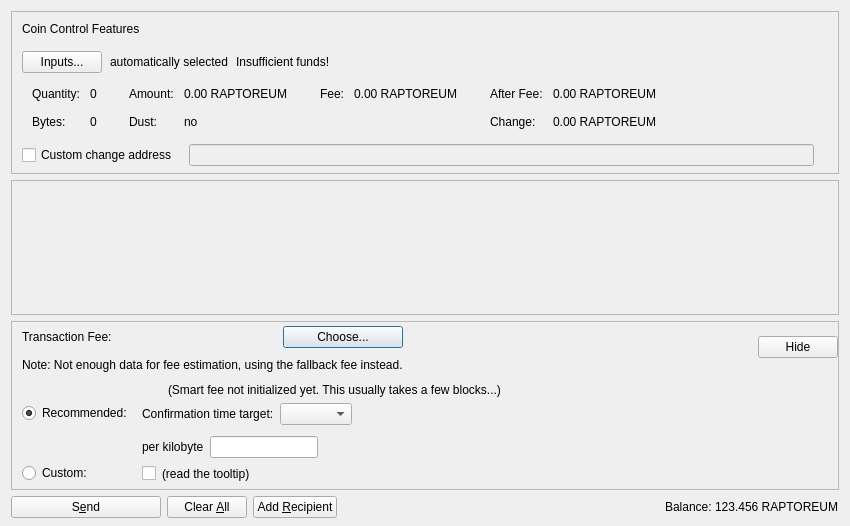
<?xml version="1.0" encoding="UTF-8"?>
<ui version="4.0">
 <class>SendCoinsDialog</class>
 <widget class="QDialog" name="SendCoinsDialog">
  <property name="geometry">
   <rect>
    <x>0</x>
    <y>0</y>
    <width>850</width>
    <height>526</height>
   </rect>
  </property>
  <property name="windowTitle">
   <string>Send Coins</string>
  </property>
  <layout class="QVBoxLayout" name="verticalLayout" stretch="0,1,0,0">
   <property name="bottomMargin">
    <number>8</number>
   </property>
   <item>
    <widget class="QFrame" name="frameCoinControl">
     <property name="sizePolicy">
      <sizepolicy hsizetype="Expanding" vsizetype="Expanding">
       <horstretch>0</horstretch>
       <verstretch>0</verstretch>
      </sizepolicy>
     </property>
     <property name="maximumSize">
      <size>
       <width>16777215</width>
       <height>16777215</height>
      </size>
     </property>
     <property name="frameShape">
      <enum>QFrame::StyledPanel</enum>
     </property>
     <property name="frameShadow">
      <enum>QFrame::Sunken</enum>
     </property>
     <layout class="QVBoxLayout" name="verticalLayoutCoinControl2">
      <property name="spacing">
       <number>0</number>
      </property>
      <property name="leftMargin">
       <number>0</number>
      </property>
      <property name="topMargin">
       <number>0</number>
      </property>
      <property name="rightMargin">
       <number>0</number>
      </property>
      <property name="bottomMargin">
       <number>6</number>
      </property>
      <item>
       <layout class="QVBoxLayout" name="verticalLayoutCoinControl" stretch="0,0,0,0,1">
        <property name="spacing">
         <number>0</number>
        </property>
        <property name="leftMargin">
         <number>10</number>
        </property>
        <property name="topMargin">
         <number>10</number>
        </property>
        <item>
         <layout class="QHBoxLayout" name="horizontalLayoutCoinControl1">
          <property name="bottomMargin">
           <number>15</number>
          </property>
          <item>
           <widget class="QLabel" name="labelCoinControlFeatures">
            <property name="sizePolicy">
             <sizepolicy hsizetype="Preferred" vsizetype="Maximum">
              <horstretch>0</horstretch>
              <verstretch>0</verstretch>
             </sizepolicy>
            </property>
            <property name="text">
             <string>Coin Control Features</string>
            </property>
           </widget>
          </item>
         </layout>
        </item>
        <item>
         <layout class="QHBoxLayout" name="horizontalLayoutCoinControl2" stretch="0,0,0,0">
          <property name="spacing">
           <number>8</number>
          </property>
          <property name="bottomMargin">
           <number>10</number>
          </property>
          <item>
           <widget class="QPushButton" name="pushButtonCoinControl">
            <property name="styleSheet">
             <string notr="true"/>
            </property>
            <property name="text">
             <string>Inputs...</string>
            </property>
            <property name="autoDefault">
             <bool>false</bool>
            </property>
           </widget>
          </item>
          <item>
           <widget class="QLabel" name="labelCoinControlAutomaticallySelected">
            <property name="text">
             <string>automatically selected</string>
            </property>
            <property name="margin">
             <number>5</number>
            </property>
           </widget>
          </item>
          <item>
           <widget class="QLabel" name="labelCoinControlInsuffFunds">
            <property name="text">
             <string>Insufficient funds!</string>
            </property>
            <property name="margin">
             <number>5</number>
            </property>
           </widget>
          </item>
          <item>
           <spacer name="horizontalSpacerCoinControl">
            <property name="orientation">
             <enum>Qt::Horizontal</enum>
            </property>
            <property name="sizeHint" stdset="0">
             <size>
              <width>40</width>
              <height>1</height>
             </size>
            </property>
           </spacer>
          </item>
         </layout>
        </item>
        <item>
         <widget class="QWidget" name="widgetCoinControl" native="true">
          <property name="sizePolicy">
           <sizepolicy hsizetype="Preferred" vsizetype="Preferred">
            <horstretch>0</horstretch>
            <verstretch>0</verstretch>
           </sizepolicy>
          </property>
          <property name="minimumSize">
           <size>
            <width>0</width>
            <height>0</height>
           </size>
          </property>
          <property name="styleSheet">
           <string notr="true"/>
          </property>
          <layout class="QHBoxLayout" name="horizontalLayoutCoinControl5">
           <property name="leftMargin">
            <number>0</number>
           </property>
           <property name="topMargin">
            <number>0</number>
           </property>
           <property name="rightMargin">
            <number>0</number>
           </property>
           <property name="bottomMargin">
            <number>0</number>
           </property>
           <item>
            <layout class="QHBoxLayout" name="horizontalLayoutCoinControl3" stretch="0,0,0,1">
             <property name="spacing">
              <number>20</number>
             </property>
             <property name="topMargin">
              <number>0</number>
             </property>
             <property name="bottomMargin">
              <number>10</number>
             </property>
             <item>
              <layout class="QFormLayout" name="formLayoutCoinControl1">
               <property name="horizontalSpacing">
                <number>10</number>
               </property>
               <property name="verticalSpacing">
                <number>14</number>
               </property>
               <property name="leftMargin">
                <number>10</number>
               </property>
               <property name="topMargin">
                <number>4</number>
               </property>
               <property name="rightMargin">
                <number>6</number>
               </property>
               <item row="0" column="0">
                <widget class="QLabel" name="labelCoinControlQuantityText">
                 <property name="text">
                  <string>Quantity:</string>
                 </property>
                 <property name="margin">
                  <number>0</number>
                 </property>
                </widget>
               </item>
               <item row="0" column="1">
                <widget class="QLabel" name="labelCoinControlQuantity">
                 <property name="cursor">
                  <cursorShape>IBeamCursor</cursorShape>
                 </property>
                 <property name="contextMenuPolicy">
                  <enum>Qt::ActionsContextMenu</enum>
                 </property>
                 <property name="text">
                  <string notr="true">0</string>
                 </property>
                 <property name="margin">
                  <number>0</number>
                 </property>
                 <property name="textInteractionFlags">
                  <set>Qt::LinksAccessibleByMouse|Qt::TextSelectableByKeyboard|Qt::TextSelectableByMouse</set>
                 </property>
                </widget>
               </item>
               <item row="1" column="0">
                <widget class="QLabel" name="labelCoinControlBytesText">
                 <property name="text">
                  <string>Bytes:</string>
                 </property>
                </widget>
               </item>
               <item row="1" column="1">
                <widget class="QLabel" name="labelCoinControlBytes">
                 <property name="cursor">
                  <cursorShape>IBeamCursor</cursorShape>
                 </property>
                 <property name="contextMenuPolicy">
                  <enum>Qt::ActionsContextMenu</enum>
                 </property>
                 <property name="text">
                  <string notr="true">0</string>
                 </property>
                 <property name="textInteractionFlags">
                  <set>Qt::LinksAccessibleByMouse|Qt::TextSelectableByKeyboard|Qt::TextSelectableByMouse</set>
                 </property>
                </widget>
               </item>
              </layout>
             </item>
             <item>
              <layout class="QFormLayout" name="formLayoutCoinControl2">
               <property name="horizontalSpacing">
                <number>10</number>
               </property>
               <property name="verticalSpacing">
                <number>14</number>
               </property>
               <property name="leftMargin">
                <number>6</number>
               </property>
               <property name="topMargin">
                <number>4</number>
               </property>
               <property name="rightMargin">
                <number>6</number>
               </property>
               <item row="0" column="0">
                <widget class="QLabel" name="labelCoinControlAmountText">
                 <property name="text">
                  <string>Amount:</string>
                 </property>
                 <property name="margin">
                  <number>0</number>
                 </property>
                </widget>
               </item>
               <item row="0" column="1">
                <widget class="QLabel" name="labelCoinControlAmount">
                 <property name="cursor">
                  <cursorShape>IBeamCursor</cursorShape>
                 </property>
                 <property name="contextMenuPolicy">
                  <enum>Qt::ActionsContextMenu</enum>
                 </property>
                 <property name="text">
                  <string notr="true">0.00 RAPTOREUM</string>
                 </property>
                 <property name="textInteractionFlags">
                  <set>Qt::LinksAccessibleByMouse|Qt::TextSelectableByKeyboard|Qt::TextSelectableByMouse</set>
                 </property>
                </widget>
               </item>
               <item row="1" column="0">
                <widget class="QLabel" name="labelCoinControlLowOutputText">
                 <property name="text">
                  <string>Dust:</string>
                 </property>
                </widget>
               </item>
               <item row="1" column="1">
                <widget class="QLabel" name="labelCoinControlLowOutput">
                 <property name="cursor">
                  <cursorShape>IBeamCursor</cursorShape>
                 </property>
                 <property name="contextMenuPolicy">
                  <enum>Qt::ActionsContextMenu</enum>
                 </property>
                 <property name="text">
                  <string notr="true">no</string>
                 </property>
                 <property name="textInteractionFlags">
                  <set>Qt::LinksAccessibleByMouse|Qt::TextSelectableByKeyboard|Qt::TextSelectableByMouse</set>
                 </property>
                </widget>
               </item>
              </layout>
             </item>
             <item>
              <layout class="QFormLayout" name="formLayoutCoinControl3">
               <property name="horizontalSpacing">
                <number>10</number>
               </property>
               <property name="verticalSpacing">
                <number>14</number>
               </property>
               <property name="leftMargin">
                <number>6</number>
               </property>
               <property name="topMargin">
                <number>4</number>
               </property>
               <property name="rightMargin">
                <number>6</number>
               </property>
               <item row="0" column="0">
                <widget class="QLabel" name="labelCoinControlFeeText">
                 <property name="text">
                  <string>Fee:</string>
                 </property>
                 <property name="margin">
                  <number>0</number>
                 </property>
                </widget>
               </item>
               <item row="0" column="1">
                <widget class="QLabel" name="labelCoinControlFee">
                 <property name="cursor">
                  <cursorShape>IBeamCursor</cursorShape>
                 </property>
                 <property name="contextMenuPolicy">
                  <enum>Qt::ActionsContextMenu</enum>
                 </property>
                 <property name="text">
                  <string notr="true">0.00 RAPTOREUM</string>
                 </property>
                 <property name="textInteractionFlags">
                  <set>Qt::LinksAccessibleByMouse|Qt::TextSelectableByKeyboard|Qt::TextSelectableByMouse</set>
                 </property>
                </widget>
               </item>
              </layout>
             </item>
             <item>
              <layout class="QFormLayout" name="formLayoutCoinControl4">
               <property name="horizontalSpacing">
                <number>10</number>
               </property>
               <property name="verticalSpacing">
                <number>14</number>
               </property>
               <property name="leftMargin">
                <number>6</number>
               </property>
               <property name="topMargin">
                <number>4</number>
               </property>
               <property name="rightMargin">
                <number>6</number>
               </property>
               <item row="0" column="0">
                <widget class="QLabel" name="labelCoinControlAfterFeeText">
                 <property name="text">
                  <string>After Fee:</string>
                 </property>
                 <property name="margin">
                  <number>0</number>
                 </property>
                </widget>
               </item>
               <item row="0" column="1">
                <widget class="QLabel" name="labelCoinControlAfterFee">
                 <property name="cursor">
                  <cursorShape>IBeamCursor</cursorShape>
                 </property>
                 <property name="contextMenuPolicy">
                  <enum>Qt::ActionsContextMenu</enum>
                 </property>
                 <property name="text">
                  <string notr="true">0.00 RAPTOREUM</string>
                 </property>
                 <property name="textInteractionFlags">
                  <set>Qt::LinksAccessibleByMouse|Qt::TextSelectableByKeyboard|Qt::TextSelectableByMouse</set>
                 </property>
                </widget>
               </item>
               <item row="1" column="0">
                <widget class="QLabel" name="labelCoinControlChangeText">
                 <property name="text">
                  <string>Change:</string>
                 </property>
                </widget>
               </item>
               <item row="1" column="1">
                <widget class="QLabel" name="labelCoinControlChange">
                 <property name="cursor">
                  <cursorShape>IBeamCursor</cursorShape>
                 </property>
                 <property name="contextMenuPolicy">
                  <enum>Qt::ActionsContextMenu</enum>
                 </property>
                 <property name="text">
                  <string notr="true">0.00 RAPTOREUM</string>
                 </property>
                 <property name="textInteractionFlags">
                  <set>Qt::LinksAccessibleByMouse|Qt::TextSelectableByKeyboard|Qt::TextSelectableByMouse</set>
                 </property>
                </widget>
               </item>
              </layout>
             </item>
            </layout>
           </item>
          </layout>
         </widget>
        </item>
        <item>
         <layout class="QHBoxLayout" name="horizontalLayoutCoinControl4" stretch="0,0,0">
          <property name="spacing">
           <number>12</number>
          </property>
          <property name="sizeConstraint">
           <enum>QLayout::SetDefaultConstraint</enum>
          </property>
          <property name="topMargin">
           <number>5</number>
          </property>
          <property name="rightMargin">
           <number>5</number>
          </property>
          <item>
           <widget class="QCheckBox" name="checkBoxCoinControlChange">
            <property name="toolTip">
             <string>If this is activated, but the change address is empty or invalid, change will be sent to a newly generated address.</string>
            </property>
            <property name="text">
             <string>Custom change address</string>
            </property>
           </widget>
          </item>
          <item>
           <widget class="QValidatedLineEdit" name="lineEditCoinControlChange">
            <property name="enabled">
             <bool>false</bool>
            </property>
            <property name="sizePolicy">
             <sizepolicy hsizetype="Expanding" vsizetype="Fixed">
              <horstretch>0</horstretch>
              <verstretch>0</verstretch>
             </sizepolicy>
            </property>
           </widget>
          </item>
          <item>
           <widget class="QLabel" name="labelCoinControlChangeLabel">
            <property name="sizePolicy">
             <sizepolicy hsizetype="Preferred" vsizetype="Expanding">
              <horstretch>0</horstretch>
              <verstretch>0</verstretch>
             </sizepolicy>
            </property>
            <property name="minimumSize">
             <size>
              <width>0</width>
              <height>0</height>
             </size>
            </property>
            <property name="text">
             <string/>
            </property>
            <property name="margin">
             <number>3</number>
            </property>
           </widget>
          </item>
         </layout>
        </item>
        <item>
         <spacer name="verticalSpacerCoinControl">
          <property name="orientation">
           <enum>Qt::Vertical</enum>
          </property>
          <property name="sizeHint" stdset="0">
           <size>
            <width>800</width>
            <height>1</height>
           </size>
          </property>
         </spacer>
        </item>
       </layout>
      </item>
     </layout>
    </widget>
   </item>
   <item>
    <widget class="QScrollArea" name="scrollArea">
     <property name="widgetResizable">
      <bool>true</bool>
     </property>
     <widget class="QWidget" name="scrollAreaWidgetContents">
      <property name="geometry">
       <rect>
        <x>0</x>
        <y>0</y>
        <width>830</width>
        <height>104</height>
       </rect>
      </property>
      <layout class="QVBoxLayout" name="verticalLayout_2" stretch="0,1">
       <property name="leftMargin">
        <number>0</number>
       </property>
       <property name="topMargin">
        <number>0</number>
       </property>
       <property name="rightMargin">
        <number>0</number>
       </property>
       <property name="bottomMargin">
        <number>0</number>
       </property>
       <item>
        <layout class="QVBoxLayout" name="entries">
         <property name="spacing">
          <number>6</number>
         </property>
        </layout>
       </item>
       <item>
        <spacer name="verticalSpacer">
         <property name="orientation">
          <enum>Qt::Vertical</enum>
         </property>
         <property name="sizeHint" stdset="0">
          <size>
           <width>20</width>
           <height>40</height>
          </size>
         </property>
        </spacer>
       </item>
      </layout>
     </widget>
    </widget>
   </item>
   <item>
    <widget class="QFrame" name="frameFee">
     <property name="sizePolicy">
      <sizepolicy hsizetype="Expanding" vsizetype="Expanding">
       <horstretch>0</horstretch>
       <verstretch>0</verstretch>
      </sizepolicy>
     </property>
     <property name="maximumSize">
      <size>
       <width>16777215</width>
       <height>16777215</height>
      </size>
     </property>
     <property name="frameShape">
      <enum>QFrame::StyledPanel</enum>
     </property>
     <property name="frameShadow">
      <enum>QFrame::Sunken</enum>
     </property>
     <layout class="QVBoxLayout" name="verticalLayoutFee1">
      <property name="spacing">
       <number>0</number>
      </property>
      <property name="leftMargin">
       <number>0</number>
      </property>
      <property name="topMargin">
       <number>0</number>
      </property>
      <property name="rightMargin">
       <number>0</number>
      </property>
      <property name="bottomMargin">
       <number>0</number>
      </property>
      <item>
       <layout class="QVBoxLayout" name="verticalLayoutFee2" stretch="0,0,0">
        <property name="spacing">
         <number>0</number>
        </property>
        <property name="leftMargin">
         <number>10</number>
        </property>
        <property name="topMargin">
         <number>0</number>
        </property>
        <item>
         <layout class="QHBoxLayout" name="horizontalLayoutFee1">
          <property name="bottomMargin">
           <number>0</number>
          </property>
          <item>
           <layout class="QVBoxLayout" name="verticalLayoutFee7">
            <property name="spacing">
             <number>0</number>
            </property>
            <item>
             <spacer name="verticalSpacerSmartFee">
              <property name="orientation">
               <enum>Qt::Vertical</enum>
              </property>
              <property name="sizeType">
               <enum>QSizePolicy::Fixed</enum>
              </property>
              <property name="sizeHint" stdset="0">
               <size>
                <width>1</width>
                <height>4</height>
               </size>
              </property>
             </spacer>
            </item>
            <item>
             <layout class="QHBoxLayout" name="horizontalLayoutSmartFee">
              <property name="spacing">
               <number>10</number>
              </property>
              <item>
               <widget class="QLabel" name="labelFeeHeadline">
                <property name="sizePolicy">
                 <sizepolicy hsizetype="Preferred" vsizetype="Maximum">
                  <horstretch>0</horstretch>
                  <verstretch>0</verstretch>
                 </sizepolicy>
                </property>
                <property name="text">
                 <string>Transaction Fee:</string>
                </property>
               </widget>
              </item>
              <item>
               <widget class="QLabel" name="labelFeeMinimized">
                <property name="text">
                 <string/>
                </property>
               </widget>
              </item>
              <item>
               <widget class="QPushButton" name="buttonChooseFee">
                <property name="text">
                 <string>Choose...</string>
                </property>
               </widget>
              </item>
             </layout>
            </item>
            <item>
             <spacer name="verticalSpacer_7">
              <property name="orientation">
               <enum>Qt::Vertical</enum>
              </property>
              <property name="sizeHint" stdset="0">
               <size>
                <width>1</width>
                <height>10</height>
               </size>
              </property>
             </spacer>
            </item>
            <item>
             <widget class="QLabel" name="fallbackFeeWarningLabel">
              <property name="toolTip">
               <string>Using the fallbackfee can result in sending a transaction that will take several hours or days (or never) to confirm. Consider choosing your fee manually or wait until you have validated the complete chain.</string>
              </property>
              <property name="text">
               <string>Note: Not enough data for fee estimation, using the fallback fee instead.</string>
              </property>
              <property name="wordWrap">
               <bool>false</bool>
              </property>
             </widget>
            </item>
            <item>
             <spacer name="verticalSpacer_5">
              <property name="orientation">
               <enum>Qt::Vertical</enum>
              </property>
              <property name="sizeHint" stdset="0">
               <size>
                <width>1</width>
                <height>1</height>
               </size>
              </property>
             </spacer>
            </item>
           </layout>
          </item>
          <item>
           <spacer name="horizontalSpacer_4">
            <property name="orientation">
             <enum>Qt::Horizontal</enum>
            </property>
            <property name="sizeHint" stdset="0">
             <size>
              <width>1</width>
              <height>1</height>
             </size>
            </property>
           </spacer>
          </item>
          <item>
           <widget class="QPushButton" name="buttonMinimizeFee">
            <property name="toolTip">
             <string>collapse fee-settings</string>
            </property>
            <property name="text">
             <string>Hide</string>
            </property>
           </widget>
          </item>
         </layout>
        </item>
        <item>
         <widget class="QFrame" name="frameFeeSelection">
          <layout class="QVBoxLayout" name="verticalLayoutFee12">
           <property name="spacing">
            <number>0</number>
           </property>
           <property name="leftMargin">
            <number>0</number>
           </property>
           <property name="topMargin">
            <number>0</number>
           </property>
           <property name="rightMargin">
            <number>0</number>
           </property>
           <property name="bottomMargin">
            <number>0</number>
           </property>
           <item>
            <layout class="QGridLayout" name="gridLayoutFee">
             <property name="topMargin">
              <number>10</number>
             </property>
             <property name="bottomMargin">
              <number>4</number>
             </property>
             <property name="horizontalSpacing">
              <number>10</number>
             </property>
             <property name="verticalSpacing">
              <number>4</number>
             </property>
             <item row="1" column="1">
              <layout class="QVBoxLayout" name="verticalLayoutFee8">
               <property name="spacing">
                <number>6</number>
               </property>
               <property name="topMargin">
                <number>3</number>
               </property>
               <item>
                <layout class="QHBoxLayout" name="horizontalLayoutFee13" stretch="0,0,1">
                 <item>
                  <widget class="QLabel" name="labelCustomPerKilobyte">
                   <property name="toolTip">
                    <string>If the custom fee is set to 1000 ruffs and the transaction is only 250 bytes, then &quot;per kilobyte&quot; only pays 250 ruffs in fee,&lt;br /&gt;while &quot;at least&quot; pays 1000 ruffs. For transactions bigger than a kilobyte both pay by kilobyte.</string>
                   </property>
                   <property name="text">
                    <string>per kilobyte</string>
                   </property>
                  </widget>
                 </item>
                 <item>
                  <widget class="BitcoinAmountField" name="customFee"/>
                 </item>
                 <item>
                  <spacer name="horizontalSpacer_6">
                   <property name="orientation">
                    <enum>Qt::Horizontal</enum>
                   </property>
                   <property name="sizeHint" stdset="0">
                    <size>
                     <width>1</width>
                     <height>1</height>
                    </size>
                   </property>
                  </spacer>
                 </item>
                </layout>
               </item>
               <item>
                <layout class="QHBoxLayout" name="horizontalLayoutFee8">
                 <item>
                  <widget class="QCheckBox" name="checkBoxMinimumFee">
                   <property name="toolTip">
                    <string>Paying only the minimum fee is just fine as long as there is less transaction volume than space in the blocks.&lt;br /&gt;But be aware that this can end up in a never confirming transaction once there is more demand for raptoreum transactions than the network can process.</string>
                   </property>
                   <property name="text">
                    <string/>
                   </property>
                  </widget>
                 </item>
                 <item>
                  <widget class="QLabel" name="labelMinFeeWarning">
                   <property name="enabled">
                    <bool>true</bool>
                   </property>
                   <property name="toolTip">
                    <string>Paying only the minimum fee is just fine as long as there is less transaction volume than space in the blocks.&lt;br /&gt;But be aware that this can end up in a never confirming transaction once there is more demand for raptoreum transactions than the network can process.</string>
                   </property>
                   <property name="text">
                    <string>(read the tooltip)</string>
                   </property>
                   <property name="margin">
                    <number>5</number>
                   </property>
                  </widget>
                 </item>
                 <item>
                  <spacer name="horizontalSpacer_2">
                   <property name="orientation">
                    <enum>Qt::Horizontal</enum>
                   </property>
                   <property name="sizeHint" stdset="0">
                    <size>
                     <width>1</width>
                     <height>1</height>
                    </size>
                   </property>
                  </spacer>
                 </item>
                </layout>
               </item>
              </layout>
             </item>
             <item row="0" column="0">
              <layout class="QVBoxLayout" name="verticalLayoutFee4" stretch="0,1">
               <property name="topMargin">
                <number>20</number>
               </property>
               <property name="bottomMargin">
                <number>3</number>
               </property>
               <item>
                <widget class="QRadioButton" name="radioSmartFee">
                 <property name="text">
                  <string>Recommended:</string>
                 </property>
                 <property name="checked">
                  <bool>true</bool>
                 </property>
                 <attribute name="buttonGroup">
                  <string notr="true">groupFee</string>
                 </attribute>
                </widget>
               </item>
               <item>
                <spacer name="verticalSpacer_2">
                 <property name="orientation">
                  <enum>Qt::Vertical</enum>
                 </property>
                 <property name="sizeHint" stdset="0">
                  <size>
                   <width>1</width>
                   <height>1</height>
                  </size>
                 </property>
                </spacer>
               </item>
              </layout>
             </item>
             <item row="1" column="0">
              <layout class="QVBoxLayout" name="verticalLayoutFee9" stretch="0,1">
               <property name="topMargin">
                <number>30</number>
               </property>
               <item>
                <widget class="QRadioButton" name="radioCustomFee">
                 <property name="text">
                  <string>Custom:</string>
                 </property>
                 <attribute name="buttonGroup">
                  <string notr="true">groupFee</string>
                 </attribute>
                </widget>
               </item>
               <item>
                <spacer name="verticalSpacer_6">
                 <property name="orientation">
                  <enum>Qt::Vertical</enum>
                 </property>
                 <property name="sizeHint" stdset="0">
                  <size>
                   <width>1</width>
                   <height>1</height>
                  </size>
                 </property>
                </spacer>
               </item>
              </layout>
             </item>
             <item row="0" column="1">
              <layout class="QVBoxLayout" name="verticalLayoutFee3" stretch="0,0,1">
               <property name="spacing">
                <number>6</number>
               </property>
               <property name="topMargin">
                <number>0</number>
               </property>
               <property name="bottomMargin">
                <number>3</number>
               </property>
               <item>
                <layout class="QHBoxLayout" name="horizontalLayoutFee12">
                 <item>
                  <widget class="QLabel" name="labelSmartFee">
                   <property name="text">
                    <string/>
                   </property>
                   <property name="margin">
                    <number>2</number>
                   </property>
                  </widget>
                 </item>
                 <item>
                  <widget class="QLabel" name="labelFeeEstimation">
                   <property name="text">
                    <string/>
                   </property>
                  </widget>
                 </item>
                 <item>
                  <widget class="QLabel" name="labelSmartFee2">
                   <property name="text">
                    <string>(Smart fee not initialized yet. This usually takes a few blocks...)</string>
                   </property>
                   <property name="margin">
                    <number>2</number>
                   </property>
                  </widget>
                 </item>
                 <item>
                  <spacer name="horizontalSpacer_5">
                   <property name="orientation">
                    <enum>Qt::Horizontal</enum>
                   </property>
                   <property name="sizeHint" stdset="0">
                    <size>
                     <width>1</width>
                     <height>1</height>
                    </size>
                   </property>
                  </spacer>
                 </item>
                </layout>
               </item>
               <item>
                <layout class="QHBoxLayout" name="horizontalLayoutFee9">
                 <item>
                  <layout class="QVBoxLayout" name="verticalLayoutFee6">
                   <item>
                    <widget class="QLabel" name="labelSmartFee3">
                     <property name="text">
                      <string>Confirmation time target:</string>
                     </property>
                     <property name="margin">
                      <number>2</number>
                     </property>
                    </widget>
                   </item>
                  </layout>
                 </item>
                 <item>
                  <layout class="QVBoxLayout" name="verticalLayoutFee5">
                   <property name="rightMargin">
                    <number>30</number>
                   </property>
                   <item>
                    <layout class="QHBoxLayout" name="horizontalLayoutConfTarget">
                     <property name="bottomMargin">
                      <number>0</number>
                     </property>
                     <item>
                      <widget class="QComboBox" name="confTargetSelector"/>
                     </item>
                     <item>
                      <spacer name="horizontalSpacerConfTarget">
                       <property name="orientation">
                        <enum>Qt::Horizontal</enum>
                       </property>
                       <property name="sizeHint" stdset="0">
                        <size>
                         <width>40</width>
                         <height>20</height>
                        </size>
                       </property>
                      </spacer>
                     </item>
                    </layout>
                   </item>
                  </layout>
                 </item>
                </layout>
               </item>
               <item>
                <spacer name="verticalSpacer_4">
                 <property name="orientation">
                  <enum>Qt::Vertical</enum>
                 </property>
                 <property name="sizeHint" stdset="0">
                  <size>
                   <width>1</width>
                   <height>1</height>
                  </size>
                 </property>
                </spacer>
               </item>
              </layout>
             </item>
            </layout>
           </item>
          </layout>
         </widget>
        </item>
        <item>
         <spacer name="verticalSpacerFee">
          <property name="orientation">
           <enum>Qt::Vertical</enum>
          </property>
          <property name="sizeHint" stdset="0">
           <size>
            <width>800</width>
            <height>1</height>
           </size>
          </property>
         </spacer>
        </item>
       </layout>
      </item>
     </layout>
    </widget>
   </item>
   <item>
    <layout class="QHBoxLayout" name="horizontalLayout">
     <item>
      <widget class="QPushButton" name="sendButton">
       <property name="minimumSize">
        <size>
         <width>150</width>
         <height>0</height>
        </size>
       </property>
       <property name="toolTip">
        <string>Confirm the send action</string>
       </property>
       <property name="text">
        <string>S&amp;end</string>
       </property>
       <property name="autoDefault">
        <bool>false</bool>
       </property>
       <property name="default">
        <bool>false</bool>
       </property>
      </widget>
     </item>
     <item>
      <widget class="QPushButton" name="clearButton">
       <property name="sizePolicy">
        <sizepolicy hsizetype="Minimum" vsizetype="Fixed">
         <horstretch>0</horstretch>
         <verstretch>0</verstretch>
        </sizepolicy>
       </property>
       <property name="toolTip">
        <string>Clear all fields of the form.</string>
       </property>
       <property name="text">
        <string>Clear &amp;All</string>
       </property>
       <property name="autoDefault">
        <bool>false</bool>
       </property>
      </widget>
     </item>
     <item>
      <widget class="QPushButton" name="addButton">
       <property name="toolTip">
        <string>Send to multiple recipients at once</string>
       </property>
       <property name="text">
        <string>Add &amp;Recipient</string>
       </property>
       <property name="autoDefault">
        <bool>false</bool>
       </property>
      </widget>
     </item>
     <item>
      <spacer name="horizontalSpacer">
       <property name="orientation">
        <enum>Qt::Horizontal</enum>
       </property>
       <property name="sizeHint" stdset="0">
        <size>
         <width>40</width>
         <height>20</height>
        </size>
       </property>
      </spacer>
     </item>
     <item>
      <layout class="QHBoxLayout" name="horizontalLayout_2">
       <property name="spacing">
        <number>3</number>
       </property>
       <item>
        <widget class="QLabel" name="labelBalanceText">
         <property name="text">
          <string>Balance:</string>
         </property>
        </widget>
       </item>
       <item>
        <widget class="QLabel" name="labelBalance">
         <property name="sizePolicy">
          <sizepolicy hsizetype="Preferred" vsizetype="Preferred">
           <horstretch>0</horstretch>
           <verstretch>0</verstretch>
          </sizepolicy>
         </property>
         <property name="cursor">
          <cursorShape>IBeamCursor</cursorShape>
         </property>
         <property name="text">
          <string notr="true">123.456 RAPTOREUM</string>
         </property>
         <property name="textInteractionFlags">
          <set>Qt::LinksAccessibleByMouse|Qt::TextSelectableByKeyboard|Qt::TextSelectableByMouse</set>
         </property>
        </widget>
       </item>
      </layout>
     </item>
    </layout>
   </item>
  </layout>
 </widget>
 <customwidgets>
  <customwidget>
   <class>QValidatedLineEdit</class>
   <extends>QLineEdit</extends>
   <header>qt/qvalidatedlineedit.h</header>
  </customwidget>
  <customwidget>
   <class>BitcoinAmountField</class>
   <extends>QLineEdit</extends>
   <header>qt/bitcoinamountfield.h</header>
   <container>1</container>
  </customwidget>
 </customwidgets>
 <resources>
  <include location="../hashmonkeycoin.qrc"/>
 </resources>
 <connections/>
 <buttongroups>
  <buttongroup name="groupFee"/>
 </buttongroups>
</ui>
